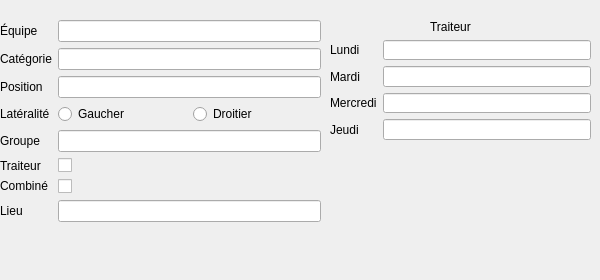
       <widget class="QWidget" name="tab">
        <attribute name="title">
         <string>Hockey</string>
        </attribute>
        <widget class="QWidget" name="formLayoutWidget_3">
         <property name="geometry">
          <rect>
           <x>0</x>
           <y>20</y>
           <width>321</width>
           <height>251</height>
          </rect>
         </property>
         <layout class="QFormLayout" name="formLayout_3">
          <item row="0" column="0">
           <widget class="QLabel" name="label_15">
            <property name="text">
             <string>Équipe</string>
            </property>
           </widget>
          </item>
          <item row="1" column="0">
           <widget class="QLabel" name="label_16">
            <property name="text">
             <string>Catégorie</string>
            </property>
           </widget>
          </item>
          <item row="2" column="0">
           <widget class="QLabel" name="label_17">
            <property name="text">
             <string>Position</string>
            </property>
           </widget>
          </item>
          <item row="3" column="0">
           <widget class="QLabel" name="label_18">
            <property name="text">
             <string>Latéralité</string>
            </property>
           </widget>
          </item>
          <item row="4" column="0">
           <widget class="QLabel" name="label_19">
            <property name="text">
             <string>Groupe</string>
            </property>
           </widget>
          </item>
          <item row="5" column="0">
           <widget class="QLabel" name="label_20">
            <property name="text">
             <string>Traiteur</string>
            </property>
           </widget>
          </item>
          <item row="6" column="0">
           <widget class="QLabel" name="label_21">
            <property name="text">
             <string>&lt;html&gt;&lt;head/&gt;&lt;body&gt;&lt;p&gt;Combiné&lt;/p&gt;&lt;/body&gt;&lt;/html&gt;</string>
            </property>
           </widget>
          </item>
          <item row="0" column="1">
           <widget class="QLineEdit" name="lineEdit"/>
          </item>
          <item row="1" column="1">
           <widget class="QLineEdit" name="lineEdit_11"/>
          </item>
          <item row="2" column="1">
           <widget class="QLineEdit" name="lineEdit_12"/>
          </item>
          <item row="4" column="1">
           <widget class="QLineEdit" name="lineEdit_14"/>
          </item>
          <item row="6" column="1">
           <widget class="QCheckBox" name="CombinecheckBox">
            <property name="text">
             <string/>
            </property>
           </widget>
          </item>
          <item row="5" column="1">
           <widget class="QCheckBox" name="traiteurCheck">
            <property name="text">
             <string/>
            </property>
           </widget>
          </item>
          <item row="7" column="0">
           <widget class="QLabel" name="Lieulabel">
            <property name="text">
             <string>Lieu</string>
            </property>
           </widget>
          </item>
          <item row="7" column="1">
           <widget class="QLineEdit" name="LieulineEdit"/>
          </item>
          <item row="3" column="1">
           <layout class="QHBoxLayout" name="horizontalLayout">
            <item>
             <widget class="QRadioButton" name="radioButton_2">
              <property name="text">
               <string>Gaucher</string>
              </property>
             </widget>
            </item>
            <item>
             <widget class="QRadioButton" name="radioButton">
              <property name="text">
               <string>Droitier</string>
              </property>
             </widget>
            </item>
           </layout>
          </item>
         </layout>
        </widget>
        <widget class="QWidget" name="traiteurWid" native="true">
         <property name="geometry">
          <rect>
           <x>330</x>
           <y>40</y>
           <width>261</width>
           <height>100</height>
          </rect>
         </property>
         <layout class="QFormLayout" name="traiteurLayout">
          <item row="0" column="0">
           <widget class="QLabel" name="label_28">
            <property name="text">
             <string>Lundi</string>
            </property>
           </widget>
          </item>
          <item row="0" column="1">
           <widget class="QLineEdit" name="lineEdit_16"/>
          </item>
          <item row="1" column="0">
           <widget class="QLabel" name="label_29">
            <property name="text">
             <string>Mardi</string>
            </property>
           </widget>
          </item>
          <item row="1" column="1">
           <widget class="QLineEdit" name="lineEdit_17"/>
          </item>
          <item row="2" column="0">
           <widget class="QLabel" name="label_30">
            <property name="text">
             <string>Mercredi</string>
            </property>
           </widget>
          </item>
          <item row="2" column="1">
           <widget class="QLineEdit" name="lineEdit_18"/>
          </item>
          <item row="3" column="0">
           <widget class="QLabel" name="label_31">
            <property name="text">
             <string>Jeudi</string>
            </property>
           </widget>
          </item>
          <item row="3" column="1">
           <widget class="QLineEdit" name="lineEdit_19"/>
          </item>
         </layout>
        </widget>
        <widget class="QLabel" name="traiteurTitre">
         <property name="geometry">
          <rect>
           <x>430</x>
           <y>20</y>
           <width>47</width>
           <height>13</height>
          </rect>
         </property>
         <property name="text">
          <string>Traiteur</string>
         </property>
        </widget>
       </widget>
